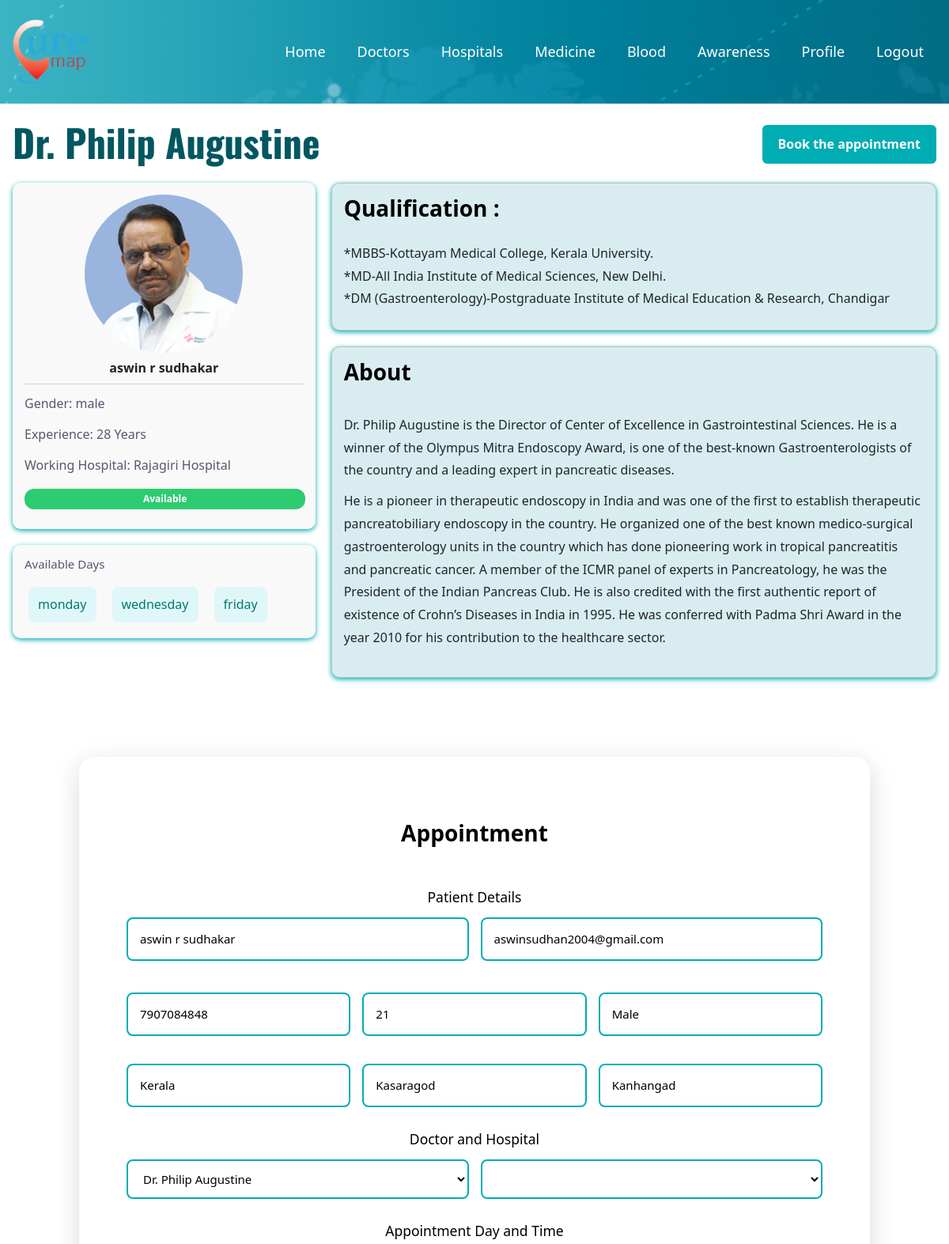
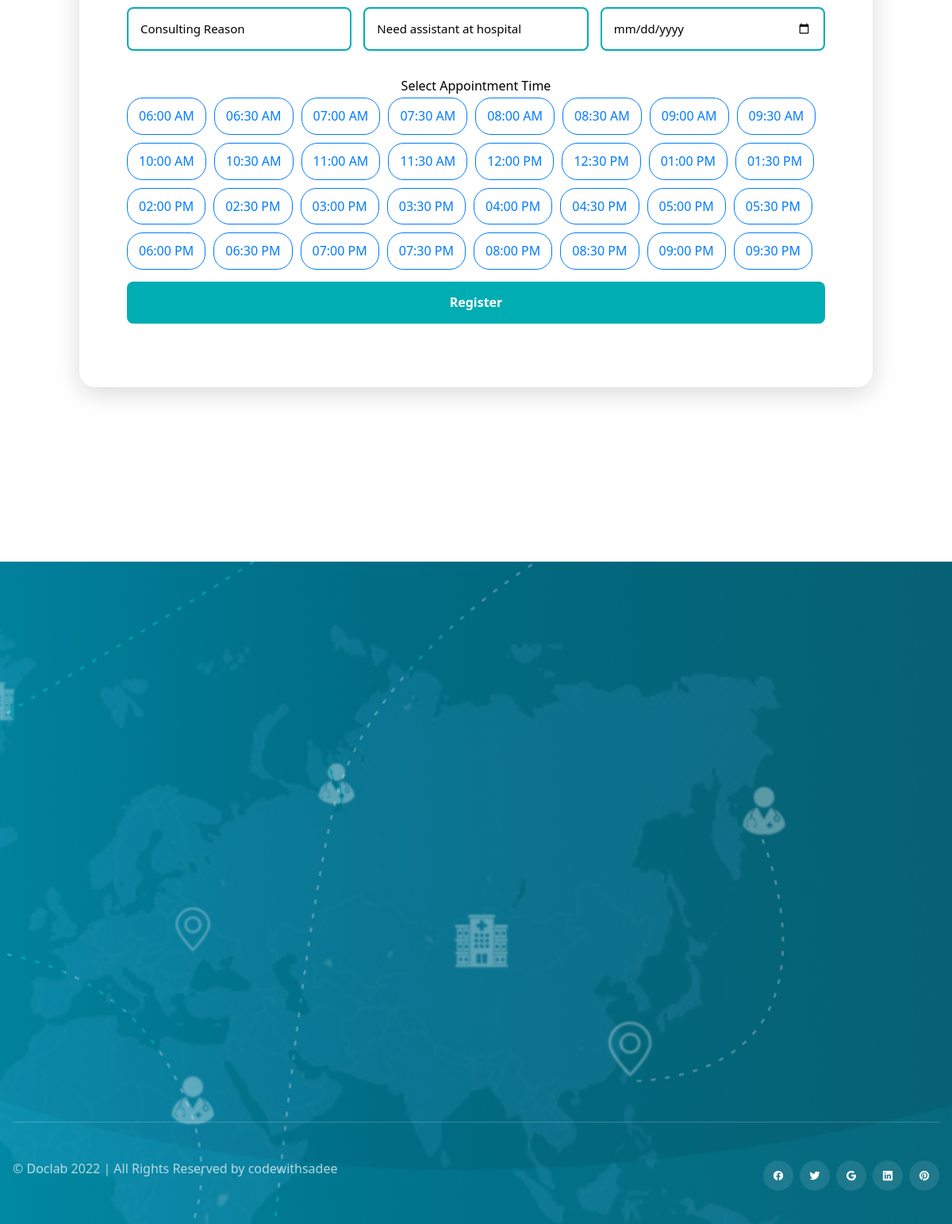
Screenshot of /doctor/doctor_detail/2/ (signed in) with the database file from the repository (2 pictures, top to bottom).
### doctor/models.py (models this page shows, shortened)
class Doctor(models.Model):
    first_name = models.CharField(max_length=100)
    second_name = models.CharField(max_length=100, blank=True, null=True)
    last_name = models.CharField(max_length=100)
    photo = models.ImageField(upload_to='doctor_photos/')
    email = models.EmailField(unique=True, blank=True, null=True)
    phone = models.CharField(max_length=15, blank=True, null=True)
    gender = models.CharField(max_length=10, choices=[('male', 'Male'), ('female', 'Female'), ('other', 'Other')])
    role = models.CharField(max_length=255, blank=True, null=True)
    qualification = models.TextField(help_text="Use line breaks for paragraphs and * for bullet points.",blank=True, null=True)
    specialization = MultiSelectField(choices=SPECIALIZATION_CHOICES)
    experience_years = models.PositiveIntegerField(blank=True, null=True)
    hospital = models.ForeignKey(Hospital, on_delete=models.CASCADE, related_name='doctors')
    available_days = MultiSelectField(choices=DAY_CHOICES, blank=True, null=True)
    about = models.TextField(blank=True, null=True)
    rating = models.FloatField(default=0.0)
    is_available = models.BooleanField(default=True)

### user/models.py (models this page shows, shortened)
class UserProfile(models.Model):
    BLOOD_GROUP_CHOICES = [
        ('A+', 'A+'), ('A-', 'A-'), ('B+', 'B+'), ('B-', 'B-'),
        ('O+', 'O+'), ('O-', 'O-'), ('AB+', 'AB+'), ('AB-', 'AB-')
    ]
    GENDER_CHOICES = [
        ('Male', 'Male'),
        ('Female', 'Female'),
        ('Other', 'Other'),
    ]
    user = models.OneToOneField(User, on_delete=models.CASCADE)
    middle_name = models.CharField(max_length=100, blank=True, null=True)
    photo = models.ImageField(upload_to='profile_photos/', blank=True, null=True)
    blood_group = models.CharField(max_length=3, choices=BLOOD_GROUP_CHOICES, blank=True)
    phone_number = models.CharField(max_length=15, blank=True)
    gender = models.CharField(max_length=10, choices=GENDER_CHOICES, blank=True)
    dob = models.DateField(null=True, blank=True)
    house_name = models.CharField(max_length=100, blank=True)
    street = models.CharField(max_length=100, blank=True)
    place = models.CharField(max_length=100)
    district = models.CharField(max_length=100)
    state = models.CharField(max_length=100)
    pincode = models.CharField(max_length=10)
    family_member_count = models.PositiveIntegerField(default=1)
    created_at = models.DateTimeField(auto_now_add=True)
    updated_at = models.DateTimeField(auto_now=True)
    document_type = models.CharField(max_length=50, blank=True, null=True)
    document_number = models.CharField(max_length=100, blank=True, null=True)
    proof = models.ImageField(upload_to='proof_docs/', blank=True, null=True)

### hospital/models.py (models this page shows)
class Hospital(models.Model):
    name = models.CharField(max_length=255)
    photo = models.ImageField(upload_to='hospital_photos/')
    email = models.EmailField(blank=True, null=True)
    email2 = models.EmailField(blank=True, null=True)  # Optional second email
    contact_number = models.CharField(max_length=15,blank=True, null=True)
    contact_number2 = models.CharField(max_length=15, blank=True, null=True)  # Optional second contact number
    password = models.CharField(max_length=128)  # Use Django's default max length for passwords
    website = models.URLField(blank=True, null=True)
    address = models.TextField()
    pincode = models.CharField(max_length=10)
    place = models.CharField(max_length=100)
    district = models.CharField(max_length=100)
    state = models.CharField(max_length=100)
    location_map_url = models.URLField(max_length=2000, blank=True, null=True)
    rating = models.FloatField(default=0.0)
    open_24_hours = models.BooleanField(default=False, help_text="Check if the hospital is open 24 hours")
    def __str__(self):
        return self.name

### doctor/views.py (the view, shortened to what this page needs)
# urls.py: path('doctor_detail/<int:doctor_id>/', views.doctor_detail, name='doctor_detail'),
def doctor_detail(request, doctor_id):
    user = request.user
    profile = getattr(user, 'userprofile', None)
    doctor = get_object_or_404(Doctor, id=doctor_id)
    age = None
    if profile and profile.dob:
        today = datetime.today().date()
        age = today.year - profile.dob.year - ((today.month, today.day) < (profile.dob.month, profile.dob.day))
    return render(request, 'doctor/doctor_detail.html', {
        'profile': profile,
        'doctor': doctor,
        'doctors': Doctor.objects.all(),
        'hospitals': Hospital.objects.all(),
        'age': age,
    })

### templates/doctor/doctor_detail.html (shortened to what this page needs)
{% extends "basic_templates/doctorheader.html" %}
{% load static %}
{% block css %}
<link rel="stylesheet" href="https://cdn.jsdelivr.net/npm/choices.js/public/assets/styles/choices.min.css">
<link href="https://cdnjs.cloudflare.com/ajax/libs/cropperjs/1.5.13/cropper.min.css" rel="stylesheet">
<link rel="stylesheet" href="{% static 'css/basic_css/header.css' %}">
{% endblock css %}
{% block body %}<br>
<section class="section listing" aria-labelledby="listing-label">
    <div class="container">
      <div class="header-row">
        <h2 class="headline-md" data-reveal="left">Dr. {{ doctor.first_name }}{% if doctor.second_name %} {{ doctor.second_name }}{% endif %} {{ doctor.last_name }}</h2>
        <button class="medi-locker-btn"><a href="#appointment">Book the appointment</a></button>
      </div>
      <div class="profile-layout">
        <div class="left-sidebar">
          <div class="profile-card">
            {% if doctor.photo %}
            <img src="{{ doctor.photo.url }}" alt="Dr. {{ doctor.first_name }} {{ doctor.last_name }}" class="profile-pic">
        {% else %}
            <img src="{% static 'img/person/profile.png' %}" alt="Default Profile" class="profile-pic">
        {% endif %}
    <h3 class="user-name">{{ request.user.first_name }} {{ request.user.userprofile.middle_name }} {{ request.user.last_name }}</h3>
            <hr>
            <p>Gender: {{ doctor.gender }}</p>
            <p>Experience: {{ doctor.experience_years }} Years</p>
            <p>Working Hospital: {{ doctor.hospital }}</p>
            {% if doctor.is_available %}
          <p class="badge open">Available</p>
        {% else %}
          <p class="badge closed">Not Available</p>
        {% endif %}
          </div>
<div class="family-card">
    <div class="family-card-header">
      <h4 class="family-heading">Available Days</h4>
    </div>
    <div class="family-photos">
      {% for day in doctor.available_days %}
        <div class="available-day">{{ day }}</div>
      {% empty %}
        <p class="no-days">No available days listed.</p>
      {% endfor %}
    </div>
  </div>
        </div>
        <div class="right-content">
            <div class="card large-box">
             <h2>Qualification :</h2>
                <p>{{ doctor.qualification|linebreaksbr|safe }}</p>
          </div>
          {% if doctor.about %}
<div class="card large-box">
  <h2>About</h2>
  <p>{{ doctor.about|linebreaks }}</p>
</div>
{% endif %}
        </div>
      </div>
    </div>
    <div class="login-container" id="appointment">
      <h2>Appointment</h2><br>
      <form method="post" enctype="multipart/form-data">
        <h3>Patient Details</h3>
        <div class="form-grid two-column">
          <input type="text" name="patient_full_name" required placeholder="Full Name" value="{{ request.user.first_name }} {{ request.user.userprofile.middle_name }} {{ request.user.last_name }}">
          <input type="email" name="patient_email" required placeholder="Email" value="{{ request.user.email }}">
        </div>
        <div class="form-grid">
          <input type="text" name="patient_phone" required placeholder="Phone" value="{{ request.user.userprofile.phone_number }}">
          <input type="text" name="patient_age" required placeholder="Age" value="{{ age }}">
          <input type="text" name="patient_gender" placeholder="Gender" value="{{ request.user.userprofile.gender }}">
          <input type="text" name="patient_state" placeholder="State" value="{{ request.user.userprofile.state }}">
          <input type="text" name="patient_district" placeholder="District" value="{{ request.user.userprofile.district }}">
          <input type="text" name="patient_place" placeholder="place" value="{{ request.user.userprofile.place }}">
        </div>
        <h3>Doctor and Hospital</h3>
        <div class="form-grid two-column">
          <select name="consulting_doctor" required>
  {% for d in doctors %}
    <option value="{{ d.id }}" {% if doctor.id == d.id %}selected{% endif %}>Dr. {{ d.first_name }} {{ d.last_name }}</option>
  {% endfor %}
</select>
          <select name="hospital" required>
            {% for h in hospitals %}
              <option value="{{ h.id }}" {% if doctor.hospital.id == h.id %}selected{% endif %}>{{ h.hospital_name }}</option>
            {% endfor %}
          </select>
        </div>
        <h3>Appointment Day and Time</h3>
        <div class="form-grid">
          <input type="text" name="reason" required placeholder="Consulting Reason">
          <select id="assistant" name="assistant" class="form-control" required>
            <option value="">Need assistant at hospital</option>
          </select>
          <input type="date" name="appointment_date" required placeholder="Appointment Date">
        </div>
        <div class="time-slots-wrapper">
          <label>Select Appointment Time</label>
          <div class="tag-options-inline" id="timeSlotTags">
          </div>
        </div>
        <button type="submit">Register</button>
      </form>
    </div>
{% endblock body %}

### static/css/basic_css/header.css (style rules this page uses)
:root { --rich-black-fogra-29: hsl(222, 44%, 8%); --middle-blue-green_40: hsla(174, 64%, 71%, 0.4); --midnight-green: hsl(186, 100%, 19%); --midnight-green_a25: hsla(186, 100%, 19%, 0.25); --independece: hsl(236, 14%, 39%); --verdigris: hsl(182, 100%, 35%); --ming: hsl(186, 72%, 24%); --space-cadet: hsla(226, 45%, 24%); --eerie-black: hsl(0, 0%, 13%); --alice-blue: hsl(187, 25%, 94%); --gray-web: hsl(0, 0%, 50%); --gainsboro: hsl(0, 0%, 87%); --white: hsl(0, 0%, 100%); --white_a20: hsla(0, 0%, 100%, 0.2); --white_a10: hsla(0, 0%, 100%, 0.1); --black: hsl(0, 0%, 0%); --ff-oswald: 'Oswald', sans-serif; --ff-rubik: 'Rubik', sans-serif; --headline-lg: 5rem; --headline-md: 3rem; --headline-sm: 2rem; --title-lg: 1.8rem; --title-md: 1.5rem; --title-sm: 1.4rem; --fw-500: 500; --fw-700: 700; --section-padding: 120px; --shadow-1: 0px 2px 20px hsla(209, 36%, 72%, 0.2); --shadow-2: 0 4px 16px hsla(0, 0%, 0%, 0.06); --radius-circle: 50%; --radius-12: 12px; --radius-6: 6px; --radius-4: 4px; --transition-1: 0.25s ease; --transition-2: 0.5s ease; --transition-3: 1s ease; --cubic-in: cubic-bezier(0.51, 0.03, 0.64, 0.28); --cubic-out: cubic-bezier(0.05, 0.83, 0.52, 0.97); }
*, *::before, *::after { margin: 0; padding: 0; box-sizing: border-box; }
a, img, span, time, input, button, ion-icon { display: block; }
a { color: inherit; text-decoration: none; }
img { height: auto; }
input, button { background: none; border: none; font: inherit; }
input { width: 100%; outline: none; }
button { cursor: pointer; }
html { font-size: 10px; font-family: var(--ff-rubik); scroll-behavior: smooth; }
body { background-color: var(--white); font-size: 1.6rem; color: var(--independece); line-height: 1.8; overflow: hidden; }
body.loaded { overflow-y: visible; }
.container { padding-inline: 16px; }
.headline-md { font-size: var(--headline-md); font-weight: var(--fw-700); }
.headline-lg, .headline-md { font-family: var( --ff-oswald ); }
.headline-md, .headline-sm { line-height: 1.3; }
.headline-md, .headline-sm { color: var(--midnight-green); }
.section { padding-block: var(--section-padding); }
[data-reveal] { opacity: 0; transition: var(--transition-2); }
[data-reveal].revealed { opacity: 1 ; }
[data-reveal="left"] { transform: translateX(-50px); }
[data-reveal="left"].revealed, [data-reveal="right"].revealed { transform: translateX(0); }
@media (min-width:768px) { :root { --headline-lg:8rem; --headline-md:4.8rem } }
@media (min-width:768px) { .container { max-width: 750px; margin-inline: auto; } }
@media (min-width:992px) { .container { max-width: 940px; } }
@media (min-width:1200px) { .container { max-width: 1200px; } }

### templates/doctor/doctor_detail.html (style rules this page uses)
.header-row { display: flex; justify-content: space-between; align-items: center; margin-bottom: 1.5rem; }
.medi-locker-btn { padding: 10px 20px; background-color: hsl(182, 100%, 35%); color: white; border: none; border-radius: 6px; font-weight: bold; cursor: pointer; }
.profile-layout { display: flex; flex-wrap: wrap; gap: 20px; }
.left-sidebar { flex: 1; min-width: 280px; display: flex; flex-direction: column; gap: 20px; }
.profile-card, .family-card, .card { background-color: #f9f9f9; padding: 1.5rem; border-radius: 10px; box-shadow: 0 2px 6px hsl(182, 100%, 35%);; }
.profile-pic { width: 200px; height: 200px; border-radius: 50%; object-fit: cover; margin: 0 auto 10px auto; display: block; }
.user-name { font-size: 1.6rem; font-weight: 800; color: #222; margin-bottom: 0.5rem; text-align: center; }
.family-card h4 { margin-bottom: 0.75rem; }
.family-photos { display: flex; flex-wrap: wrap; gap: 10px; max-width: 100%; overflow: hidden; }
.family-card-header { display: flex; justify-content: space-between; align-items: center; margin-bottom: 0.75rem; }
.right-content { flex: 2; min-width: 500px; display: flex; flex-direction: column; gap: 20px; }
.large-box { background:rgb(217, 237, 240); }
button { padding: 10px; background-color: #0077cc; color: white; border: none; border-radius: 5px; cursor: pointer; }

### rows the page displays
Doctor: first_name "Philip", last_name "Augustine", photo (picture), gender "male", experience_years "28", hospital "Rajagiri Hospital", qualification "*MBBS-Kottayam Medical College, Kerala University. *MD-All India Institute of Medical Sciences, New Delhi. *DM (Gastroenterology)-Postgraduate Institute of Medical Education & Research, Chandigar", about "Dr. Philip Augustine is the Director of Center of Excellence in Gastrointestinal Sciences. He is a winner of the Olympus Mitra Endoscopy Award, is one of the best-known Gastroenterologists of the country and a leading expert in pancreatic diseases. He is a pioneer in therapeutic endoscopy in India and was one of the first to establish therapeutic pancreatobiliary endoscopy in the country. He organized one of the best known medico-surgical gastroenterology units in the country which has done pioneering work in tropical pancreatitis and pancreatic cancer. A member of the ICMR panel of experts in Pancreatology, he was the President of the Indian Pancreas Club. He is also credited with the…"

### other values shown
{{ request.user.first_name }} "aswin"
{{ request.user.userprofile.middle_name }} "r"
{{ request.user.last_name }} "sudhakar"
{{ day }} "monday" "wednesday" "friday"
